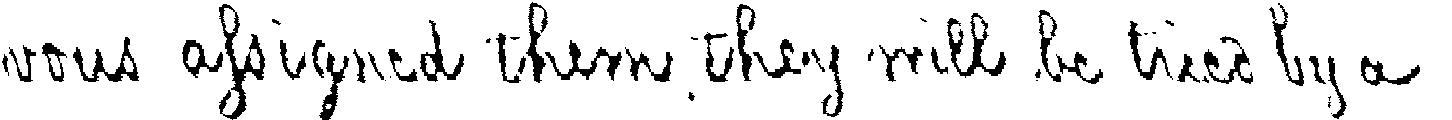
#> input picture handwriting_recoginition/data_preprocessing/hwr_examples/270-22.png, 1452 x 120 px, given in place of eval2011-35_000001.jpg, which was not available
$ jupyter execute --allow-errors PP_Final_.ipynb
#> lines starting #> are read from the running program, lines starting #| are printed output that depends on the picture; after the words box and inside, x2 and y2 are one past the last pixel; in counts of white or black regions, pixels touching at a corner belong together; pictures that were not available may be replaced by others from this repository, and a replacement may not be noted
#> further down, img is the input picture: shape (120, 1452, 3); 90.4% white; 54 black regions (11 under 20 px), largest, box (x1, y1, x2, y2) and area: (219, 4, 265, 120) 1446, (947, 13, 1006, 78) 1084, (73, 37, 139, 82) 868
[cell 1]
# Hallo World اما بعد
# this module is the one for preprocessing
# we start with reading the data from the Machine you working on

[cell 2]
# the imports
import os
import matplotlib.pyplot as plt
import cv2
from deslant_img import deslant_img
from wand.image import Image
from wand.display import display
from matplotlib import cm
os.environ["MAGIK_HOME"] = "C:\Program Files\ImageMagick-7.1.1-Q16-HDRI"
import numpy as np

[cell 3]
def Read_IAM(txt_path,data_location):
    """
    this function reads the IAM data sets through its Text File and outputs the paths to the images files and other information which are numebr of
    component, gray scale level for binarization , location of bounding boxes in the image data set, state of it image in terms of segmentation
    (ok: line is correctly segmented ,err: segmentation of line has one or more errors) and its true label
    the order of the returned objects are as follows: txt_path , txt_state , txt_label ,txt_graylevel, txt_number_of_components,txt_bounding_box

    txt_path : the txt_path to the text file in IAM line data set
    data_location : the location of the data in your machine for example "D:\Academics\DS\Project\data\Data\IAM\A The og\the Try"
    """
    with open(txt_path,"r") as file:
        txt = file.read()
    txt = txt.splitlines()
    txt_1 = [i for i in txt if not i.startswith("#")]
    txt_path=[]
    txt_state=[]
    txt_label=[]
    txt_graylevel=[]
    txt_number_of_components=[]
    txt_bounding_box=[]
    for i in txt_1:
        txt_path.append(i.split()[0])
        txt_label.append(i.split()[-1])
        txt_number_of_components.append(i.split()[3])
        txt_state.append(i.split()[1])
        txt_graylevel.append(i.split()[2])
        txt_bounding_box.append(i.split()[4:8])
    path_t =[]
    for i in range(len(txt_path)):
        path_t.append(r""+os.path.join(r""+data_location,txt_path[i].split("-")[0],txt_path[i].split("-")[0]+"-"+txt_path[i].split("-")[1],txt_path[i]+".png"))

    return path_t , txt_state , txt_label ,txt_graylevel, txt_number_of_components,txt_bounding_box

[cell 4]
# in the next line we call variables for the read method
# note this required after every
# Here is how to use the path output form the function
# just call it with the two file locations one for the text location and the other for the data location (where did u unzip it)
# never FORGET TO PUT THE r IN FORNT TO THE PATH otherwise it will get u and error
# very important note this is where to write the data as well
# so like this

#> (a cell that did not finish here is left out)

#> (a cell that did not finish here is left out)

[cell 7]
# not to all who uses this code this work if you download the data form the official website (the link in the Documentation) because it uses
# the location of files after unzipping the data
def Rimes_read(txt_path_1, txt_path_2, txt_path_3, data_location):
    """
    this function reads the IAM data sets through its Text File and outputs the paths to the images files and other information which are path and
    labels

    note in Rimes data sets there is 3 text files

    txt_path_1 : the txt_path to the text file in IAM line data set
    txt_path_2 : the txt_path to the text file in IAM line data set
    txt_path_3 : the txt_path to the text file in IAM line data set
    data_location : the location of the data in your machine for example "D:\Academics\DS\Project\data\Data\koimes"


    """
    with open (r""+txt_path_1,"r") as file:
        text = file.read()

    text_1=text.splitlines()

    with open (r""+txt_path_2,"r") as file:
        text2 = file.read()

    text2_2=text2.splitlines()

    with open (r""+txt_path_3,"r") as file:
        text3 = file.read()

    text3_3=text3.splitlines()

    text_1.extend(text2_2)

    text_1.extend(text3_3)

    paths = []
    trans = []

    the_extracte_name = "RIMES-2011-Lines"
    the_image_file = "Images"
    the_transcript_file = "Transcriptions"


    for i in range(len(text_1)):
        jojo= r""+os.path.join(r""+data_location,r""+the_extracte_name,r""+the_image_file,text_1[i]+".jpg")
        paths.append(jojo)


    for i in range(len(text_1)):
        jojo1= r""+os.path.join(r""+data_location,r""+the_extracte_name,r""+the_transcript_file,text_1[i]+".txt")
        with open(jojo1,"r") as file:
            bobo = file.read()
        trans.append(bobo)

    return paths , trans

#> (a cell that did not finish here is left out)

#> (a cell that did not finish here is left out)

#> (a cell that did not finish here is left out)

[cell 11]
# this method is used to find the max dimensions of our datasets
import cv2
import os
#this function loop on the file of images to det the max dimensions on it
# [12 lines left out: function get_max_dimensions, not called in this run]

[cell 12]
# [4 lines left out: function invert_1, not called in this run]

[cell 13]
# [7 lines left out: function binarization_2, not called in this run]

#> (a cell that did not finish here is left out)

#> (a cell that did not finish here is left out)

[cell 16]
#Noise Removal
# [9 lines left out: function noise_removal_3, not called in this run]

#> (a cell that did not finish here is left out)

[cell 18]
#Dilation and Erosion
# [8 lines left out: function thick_font_4, not called in this run]

#> (a cell that did not finish here is left out)

[cell 20]
# [9 lines left out: function deskew_5, not called in this run]

#> (a cell that did not finish here is left out)

[cell 22]
# [6 lines left out: function deslant_image_6, not called in this run]

#> (a cell that did not finish here is left out)

[cell 24]
#this function get the path of image and the max dimentions which came from get_max_dimensions and we put the defualt color of padding white
# [24 lines left out: function rescaling_7, not called in this run]

#> (a cell that did not finish here is left out)

[cell 26]
def invert_1_s(img):
    img = cv2.bitwise_not(img)
    return img

def binarization_2_s(img):
    img_gray = cv2.cvtColor(img,cv2.COLOR_BGR2GRAY)
    img_bin = cv2.threshold(img_gray,0,255,cv2.THRESH_OTSU)[1]
    return img_bin

def noise_removal_3_s(img):
    kernel = np.ones((1, 1), np.uint8)
    no_nois_image = cv2.dilate(img, kernel, iterations=1)
	#kernel = np.ones((1, 1), np.uint8)
    no_nois_image = cv2.erode(no_nois_image, kernel, iterations=1)
    no_nois_image = cv2.morphologyEx(no_nois_image, cv2.MORPH_CLOSE, kernel)
    no_nois_image = cv2.medianBlur(no_nois_image, 3)
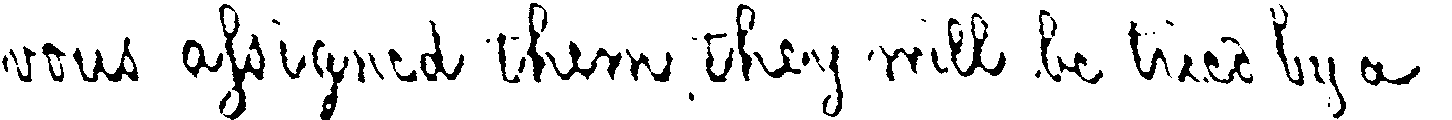
#> no_nois_image: shape (120, 1452); 90.5% white; 55 black regions (9 under 20 px), largest, box (x1, y1, x2, y2) and area: (219, 4, 265, 120) 1338, (948, 13, 1006, 77) 1077, (73, 37, 139, 82) 871
    return(no_nois_image)

#Dilation and Erosion
def thick_font_4_s(img):
    img = cv2.bitwise_not(img)
    kernel = np.ones((2,2),np.uint8)
    dilated_image = cv2.dilate(img, kernel, iterations=1)
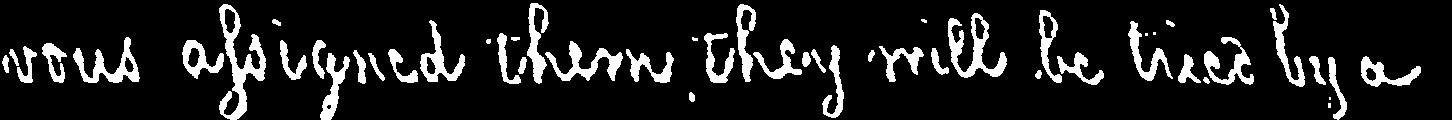
#> dilated_image: shape (120, 1452); 12.1% white; 52 white regions (6 under 20 px), largest, box (x1, y1, x2, y2) and area: (219, 4, 266, 120) 1803, (948, 13, 1007, 78) 1374, (73, 37, 140, 83) 1092
    dilated_image = cv2.bitwise_not(dilated_image)
    return(dilated_image)

def deskew_5_s(img):
    #img = cv2.medianBlur(img, 3)
    img=Image.from_array(img)
    img.deskew(0.4*img.quantum_range)
    #display(img)
    image = np.array(img)
    image = np.squeeze(image)
    return image

# [28 lines left out: functions deslant_image_6_s, rescaling_7_s, not called in this run]

[cell 27]
path_shita=r"D:\Academics\DS\Project\data\Data\koimes\RIMES-2011-Lines\Images\eval2011-24_000003.jpg"
path_shita_2=r"D:\Academics\DS\Project\data\Data\koimes\RIMES-2011-Lines\Images\eval2011-36_000003.jpg"
path_shita_3=r"D:\Academics\DS\Project\data\Data\koimes\RIMES-2011-Lines\Images\eval2011-36_000001.jpg"
path_shita_4=r"D:\Academics\DS\Project\data\Data\koimes\RIMES-2011-Lines\Images\eval2011-35_000001.jpg"
img=cv2.imread(path_shita_4)
plt.imshow(img)

#img=invert_1_s(img)

img = binarization_2_s(img)
plt.imshow(img,cmap="gray")

img = noise_removal_3_s(img)
plt.imshow(img,cmap="gray")

img = thick_font_4_s(img)
plt.imshow(img,cmap="gray")

#> (the rest of this cell did not finish here and is left out)

$ run again, on handwriting_recoginition/data_preprocessing/hwr_examples/270-23.png
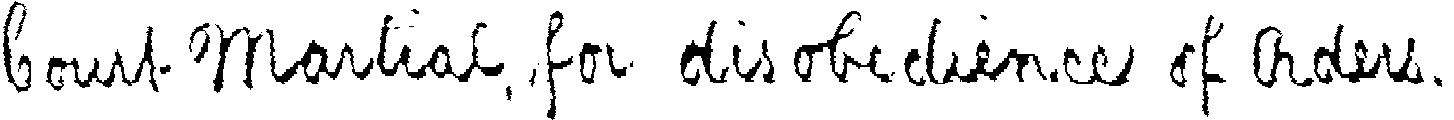
#> input picture handwriting_recoginition/data_preprocessing/hwr_examples/270-23.png, 1454 x 120 px, given in place of eval2011-35_000001.jpg, which was not available
#> img is the input picture: shape (120, 1454, 3); 90% white; 35 black regions (6 under 20 px), largest, box (x1, y1, x2, y2) and area: (1314, 24, 1424, 84) 1806, (926, 18, 1047, 84) 1668, (377, 15, 504, 82) 1660
#> in noise_removal_3_s, `no_nois_image = cv2.medianBlur(no_nois_image, 3)`:
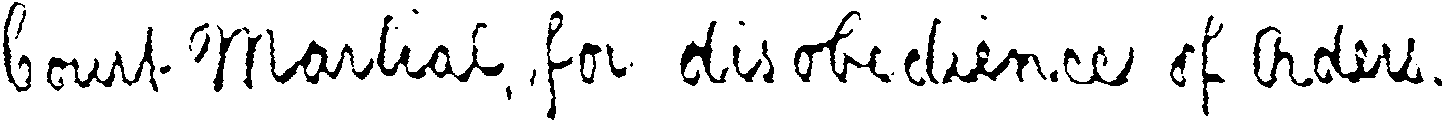
#> no_nois_image: shape (120, 1454); 90.1% white; 41 black regions (5 under 20 px), largest, box (x1, y1, x2, y2) and area: (1314, 25, 1424, 84) 1683, (377, 15, 504, 82) 1565, (794, 11, 891, 83) 1404
#> in thick_font_4_s, `dilated_image = cv2.dilate(img, kernel, iterations=1)`:
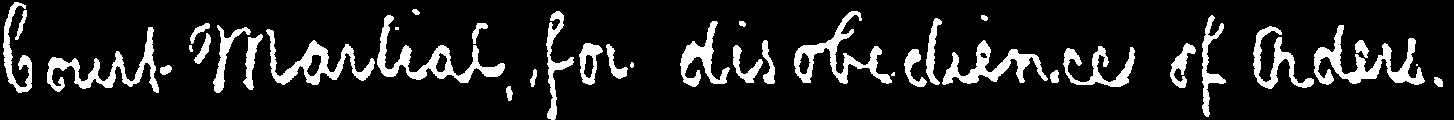
#> dilated_image: shape (120, 1454); 12.6% white; 39 white regions (4 under 20 px), largest, box (x1, y1, x2, y2) and area: (1314, 25, 1425, 85) 2077, (377, 15, 505, 83) 1948, (794, 11, 892, 84) 1779

$ run again, on handwriting_recoginition/data_preprocessing/hwr_examples/271-08.png
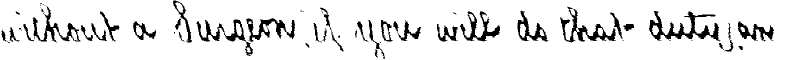
#> input picture handwriting_recoginition/data_preprocessing/hwr_examples/271-08.png, 1579 x 120 px, given in place of eval2011-35_000001.jpg, which was not available (shown at 1/2 size)
#> img is the input picture: shape (120, 1579, 3); 89.5% white; 55 black regions (18 under 20 px), largest, box (x1, y1, x2, y2) and area: (1298, 22, 1441, 83) 2684, (1120, 13, 1232, 85) 1931, (393, 39, 506, 112) 1644
#> no_nois_image: shape (120, 1579); 89.7% white; 51 black regions (10 under 20 px), largest, box (x1, y1, x2, y2) and area: (1298, 22, 1440, 82) 2682, (1120, 14, 1231, 85) 1926, (493, 36, 590, 83) 1633
#> in thick_font_4_s, `img = cv2.bitwise_not(img)`:
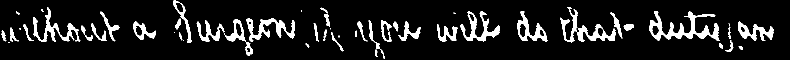
#> img: shape (120, 1579) (shown at 1/2 size); 10.3% white; 51 white regions (10 under 20 px), largest, box (x1, y1, x2, y2) and area: (1298, 22, 1440, 82) 2682, (1120, 14, 1231, 85) 1926, (493, 36, 590, 83) 1633
#> in thick_font_4_s, `dilated_image = cv2.bitwise_not(dilated_image)`:
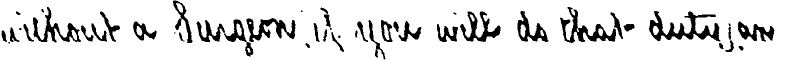
#> dilated_image: shape (120, 1579) (shown at 1/2 size); 87.1% white; 47 black regions (7 under 20 px), largest, box (x1, y1, x2, y2) and area: (1298, 22, 1441, 83) 3190, (1120, 14, 1232, 86) 2357, (493, 36, 591, 84) 1973
